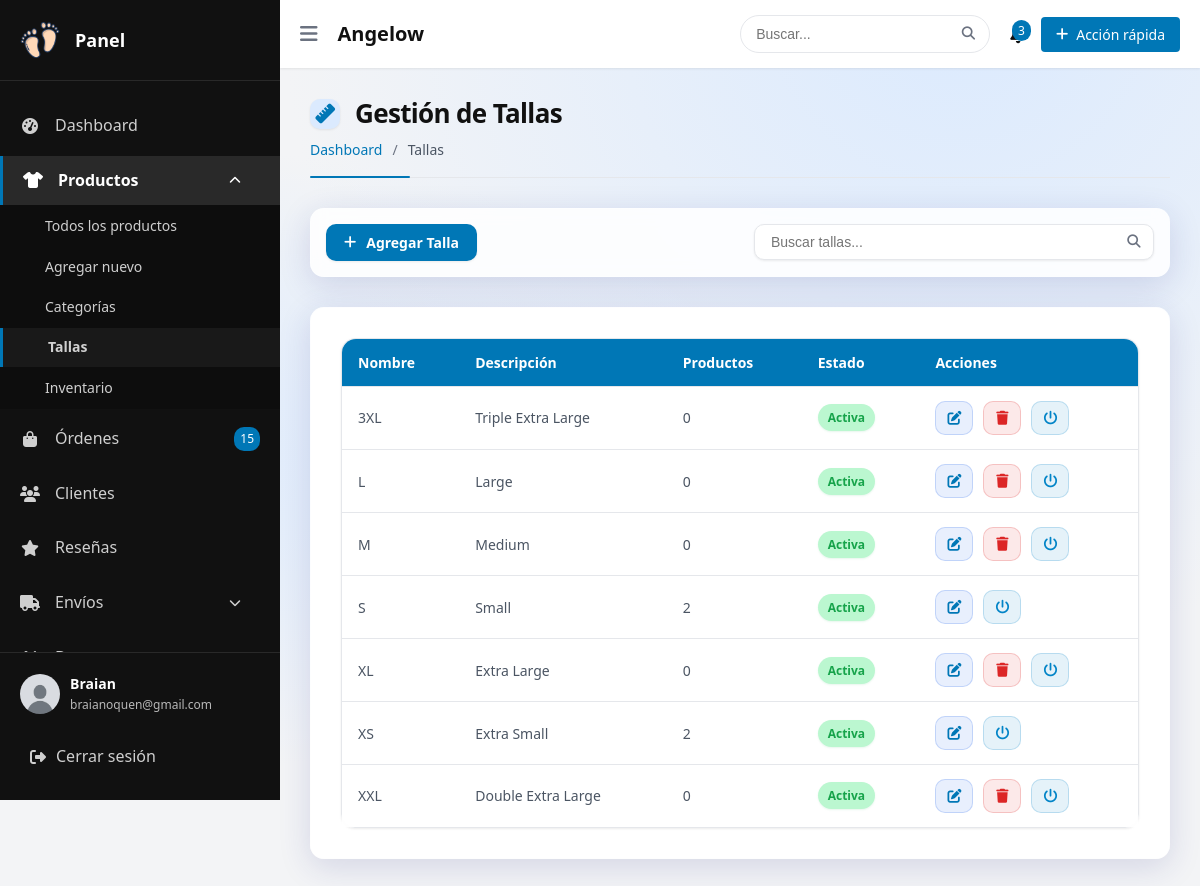
The app's page /admin/tallas/sizes.php (signed in) with its own data.
### tables this page shows
CREATE TABLE `users` (
  `id` varchar(20) NOT NULL,
  `name` varchar(100) NOT NULL,
  `email` varchar(100) NOT NULL,
  `phone` varchar(15) DEFAULT NULL,
  `identification_type` enum('cc','ce','ti','pasaporte') NOT NULL DEFAULT 'cc',
  `identification_number` varchar(20) DEFAULT NULL,
  `password` varchar(255) DEFAULT NULL,
  `image` varchar(255) DEFAULT NULL,
  `role` enum('customer','admin','delivery') DEFAULT 'customer',
  `is_blocked` tinyint(1) DEFAULT 0,
  `created_at` datetime DEFAULT current_timestamp(),
  `updated_at` datetime DEFAULT current_timestamp() ON UPDATE current_timestamp(),
  `last_access` datetime DEFAULT NULL,
  `remember_token` varchar(255) DEFAULT NULL,
  `token_expiry` datetime DEFAULT NULL
);

CREATE TABLE `sizes` (
  `id` int(11) NOT NULL,
  `name` varchar(50) NOT NULL,
  `description` varchar(100) DEFAULT NULL,
  `is_active` tinyint(1) DEFAULT 1,
  `created_at` datetime DEFAULT current_timestamp()
);

### admin/tallas/sizes.php (the view, shortened to what this page needs)
<?php
require_once __DIR__ . '/../../conexion.php';
$action = $_GET['action'] ?? '';
$id = $_GET['id'] ?? 0;
$id = filter_var($id, FILTER_VALIDATE_INT);
function obtenerTallas($conn)
{
    $sql = "SELECT s.*,
               (SELECT COUNT(*) FROM product_size_variants WHERE size_id = s.id) as product_count
            FROM sizes s
            ORDER BY name";
    $stmt = $conn->prepare($sql);
    $stmt->execute();
    return $stmt->fetchAll(PDO::FETCH_ASSOC);
}
$tallas = obtenerTallas($conn);
$tallaActual = null;
?>
<!DOCTYPE html>
<html lang="es">
<head>
    <link rel="stylesheet" href="https://cdnjs.cloudflare.com/ajax/libs/font-awesome/6.4.0/css/all.min.css">
    <link rel="stylesheet" href="<?= BASE_URL ?>/css/dashboardadmin.css">
    <link rel="stylesheet" href="<?= BASE_URL ?>/css/alerta.css">
    <link rel="stylesheet" href="<?= BASE_URL ?>/css/admin/size/size.css">
</head>
<body>
    <div class="admin-container">
        <?php require_once __DIR__ . '/../../layouts/headeradmin2.php'; ?>
        <main class="admin-content">
            <?php require_once __DIR__ . '/../../layouts/headeradmin1.php'; ?>
            <div class="dashboard-content">
                <div class="page-header">
                    <h1>
                        <i class="fas fa-ruler"></i> Gestión de Tallas
                    </h1>
                    <div class="breadcrumb">
                        <a href="<?= BASE_URL ?>/admin">Dashboard</a> / <span>Tallas</span>
                    </div>
                </div>
                <?php if (in_array($action, ['add', 'edit'])): ?>
                    <div class="card">
                        <div class="card-header">
                            <h3><?= $action === 'add' ? 'Agregar Nueva Talla' : 'Editar Talla' ?></h3>
                        </div>
                        <div class="card-body">
                            <form id="size-form" method="POST" action="sizes.php?action=<?= $action ?><?= $action === 'edit' ? '&id=' . $id : '' ?>">
                                <div class="form-group">
                                    <label for="name">Nombre de la talla*</label>
                                    <input type="text" id="name" name="name" class="form-control"
                                        value="<?= htmlspecialchars($tallaActual['name'] ?? '') ?>" required>
                                </div>
                                <div class="form-group">
                                    <label for="description">Descripción</label>
                                    <textarea id="description" name="description" class="form-control"
                                        rows="3"><?= htmlspecialchars($tallaActual['description'] ?? '') ?></textarea>
                                </div>
                                <div class="form-group">
                                    <div class="form-check">
                                        <input type="checkbox" id="is_active" name="is_active" class="form-check-input"
                                            <?= isset($tallaActual['is_active']) && $tallaActual['is_active'] ? 'checked' : '' ?>>
                                        <label for="is_active" class="form-check-label">Activa</label>
                                    </div>
                                </div>
                                <div class="form-actions">
                                    <button type="submit" class="btn btn-primary">
                                        <i class="fas fa-save"></i> <?= $action === 'add' ? 'Crear Talla' : 'Actualizar Talla' ?>
                                    </button>
                                    <a href="sizes.php" class="btn btn-secondary">
                                        <i class="fas fa-times"></i> Cancelar
                                    </a>
                                </div>
                            </form>
                        </div>
                    </div>
                <?php else: ?>
                    <div class="actions-bar">
                        <a href="sizes.php?action=add" class="btn btn-primary">
                            <i class="fas fa-plus"></i> Agregar Talla
                        </a>
                        <div class="search-box2">
                            <input type="text" placeholder="Buscar tallas..." id="search-sizes">
                            <button><i class="fas fa-search"></i></button>
                        </div>
                    </div>
                    <div class="card">
                        <div class="card-body">
                            <?php if (empty($tallas)): ?>
                                <div class="empty-state">
                                    <i class="fas fa-ruler"></i>
                                    <p>No hay tallas registradas</p>
                                    <a href="sizes.php?action=add" class="btn btn-primary">
                                        <i class="fas fa-plus"></i> Crear primera talla
                                    </a>
                                </div>
                            <?php else: ?>
                                <div class="table-responsive">
                                    <table class="data-table">
                                        <thead>
                                            <tr>
                                                <th>Nombre</th>
                                                <th>Descripción</th>
                                                <th>Productos</th>
                                                <th>Estado</th>
                                                <th>Acciones</th>
                                            </tr>
                                        </thead>
                                        <tbody>
                                            <?php foreach ($tallas as $talla): ?>
                                                <tr data-searchable="<?= htmlspecialchars(strtolower($talla['name'])) ?>">
                                                    <td><?= htmlspecialchars($talla['name']) ?></td>
                                                    <td><?= htmlspecialchars($talla['description']) ?></td>
                                                    <td><?= $talla['product_count'] ?></td>
                                                    <td>
                                                        <span class="status-badge <?= $talla['is_active'] ? 'active' : 'inactive' ?>">
                                                            <?= $talla['is_active'] ? 'Activa' : 'Inactiva' ?>
                                                        </span>
                                                    </td>
                                                    <td class="actions">
                                                        <a href="sizes.php?action=edit&id=<?= $talla['id'] ?>"
                                                            class="btn btn-sm btn-edit" title="Editar">
                                                            <i class="fas fa-edit"></i>
                                                        </a>
                                                        <?php if ($talla['product_count'] == 0): ?>
                                                            <a href="sizes.php?action=delete&id=<?= $talla['id'] ?>"
                                                                class="btn btn-sm btn-delete" title="Eliminar"
                                                                onclick="return confirm('¿Estás seguro de eliminar esta talla?')">
                                                                <i class="fas fa-trash"></i>
                                                            </a>
                                                        <?php endif; ?>
                                                        <a href="sizes.php?action=toggle-status&id=<?= $talla['id'] ?>"
                                                            class="btn btn-sm btn-status" title="<?= $talla['is_active'] ? 'Desactivar' : 'Activar' ?>">
                                                            <i class="fas fa-power-off"></i>
                                                        </a>
                                                    </td>
                                                </tr>
                                            <?php endforeach; ?>
                                        </tbody>
                                    </table>
                                </div>
                            <?php endif; ?>
                        </div>
                    </div>
                <?php endif; ?>
            </div>
        </main>
    </div>
</body>
</html>

### layouts/headeradmin2.php (shortened to what this page needs)
<?php
require_once __DIR__ . '/../conexion.php';
try {
    $userId = $_SESSION['user_id'];
    $query = "SELECT id, name, email, image, role FROM users WHERE id = ?";
    $stmt = $conn->prepare($query);
    $stmt->execute([$userId]);
    $userData = $stmt->fetch(PDO::FETCH_ASSOC);
} catch (PDOException $e) {
    error_log("Error de base de datos: " . $e->getMessage());
    header('Location: ' . BASE_URL . '/error.php');
    exit();
}
?>
<aside class="admin-sidebar">
    <div class="sidebar-header">
        <img src="<?= BASE_URL ?>/images/logo.png" alt="Angelow Logo" class="admin-logo">
        <h1>Panel</h1>
    </div>
    <nav class="sidebar-nav">
        <ul class="nav-menu">
            <li class="nav-item active">
                <a href="<?= BASE_URL ?>/admin/dashboardadmin.php">
                    <i class="fas fa-tachometer-alt"></i>
                    <span>Dashboard</span>
                </a>
            </li>
            <li class="nav-item with-submenu">
                <a href="#productos">
                    <i class="fas fa-tshirt"></i>
                    <span>Productos</span>
                    <i class="fas fa-chevron-down submenu-toggle"></i>
                </a>
                <ul class="submenu">
                    <li><a href="<?= BASE_URL ?>/admin/products.php">Todos los productos</a></li>
                    <li><a href="<?= BASE_URL ?>/admin/subproducto.php">Agregar nuevo</a></li>
                    <li><a href="<?= BASE_URL ?>/admin/categoria/categories_list.php">Categorías</a></li>
                    <li><a href="<?= BASE_URL ?>/admin/tallas/sizes.php">Tallas</a></li>
                    <li><a href="<?= BASE_URL ?>/admin/inventario/inventory.php">Inventario</a></li>
                </ul>
            </li>
            <li class="nav-item">
                <a href="<?= BASE_URL ?>/admin/orders.php">
                    <i class="fas fa-shopping-bag"></i>
                    <span>Órdenes</span>
                    <span class="badge">15</span>
                </a>
            </li>
            <li class="nav-item">
                <a href="#clientes">
                    <i class="fas fa-users"></i>
                    <span>Clientes</span>
                </a>
            </li>
            <li class="nav-item">
                <a href="#reseñas">
                    <i class="fas fa-star"></i>
                    <span>Reseñas</span>
                </a>
            </li>
            <li class="nav-item with-submenu">
                <a href="#envios">
                    <i class="fas fa-truck"></i>
                    <span>Envíos</span>
                    <i class="fas fa-chevron-down submenu-toggle"></i>
                </a>
            </li>
            <li class="nav-item with-submenu">
                <a href="#descuento">
                    <i class="fas fa-percentage"></i>
                    <span>Descuentos</span>
                </a>
            </li>
        </ul>
    </nav>
    <div class="sidebar-footer">
        <div class="admin-profile">
            <img src="<?= BASE_URL ?>/<?php echo !empty($userData['image']) ? htmlspecialchars($userData['image']) : 'images/default-avatar.png'; ?>" alt="Foto de perfil" class="profile-avatar">
            <div class="profile-info">
                <span class="profile-name"><?= htmlspecialchars($userData['name'] ?? 'Administrador') ?></span>
                <span class="profile-email"><?= htmlspecialchars($userData['email'] ?? '') ?></span>
            </div>
        </div>
        <a href="<?= BASE_URL ?>/auth/logout.php" class="logout-btn">
            <i class="fas fa-sign-out-alt"></i>
            <span>Cerrar sesión</span>
        </a>
    </div>
</aside>

### records on screen
users: name "Braian", email "braianoquen@gmail.com"
sizes: name "3XL", description "Triple Extra Large", product_count "0", is_active "Activa"
sizes: name "L", description "Large", product_count "0", is_active "Activa"
sizes: name "M", description "Medium", product_count "0", is_active "Activa"
sizes: name "S", description "Small", product_count "2", is_active "Activa"
sizes: name "XL", description "Extra Large", product_count "0", is_active "Activa"
sizes: name "XS", description "Extra Small", product_count "2", is_active "Activa"
sizes: name "XXL", description "Double Extra Large", product_count "0", is_active "Activa"
